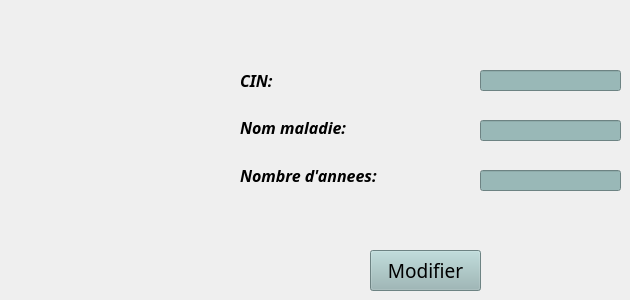
            <widget class="QWidget" name="tab_11">
             <attribute name="title">
              <string>Nombres d'années</string>
             </attribute>
             <widget class="QLineEdit" name="le_5">
              <property name="geometry">
               <rect>
                <x>480</x>
                <y>70</y>
                <width>141</width>
                <height>21</height>
               </rect>
              </property>
              <property name="styleSheet">
               <string notr="true">background-color: rgb(153, 184, 183);</string>
              </property>
             </widget>
             <widget class="QLineEdit" name="le_6">
              <property name="geometry">
               <rect>
                <x>480</x>
                <y>120</y>
                <width>141</width>
                <height>21</height>
               </rect>
              </property>
              <property name="styleSheet">
               <string notr="true">background-color: rgb(153, 184, 183);</string>
              </property>
             </widget>
             <widget class="QPushButton" name="pb_4">
              <property name="geometry">
               <rect>
                <x>370</x>
                <y>250</y>
                <width>111</width>
                <height>41</height>
               </rect>
              </property>
              <property name="font">
               <font>
                <family>Mongolian Baiti</family>
                <pointsize>14</pointsize>
                <weight>50</weight>
                <italic>false</italic>
                <bold>false</bold>
               </font>
              </property>
              <property name="styleSheet">
               <string notr="true">background-color: rgb(153, 184, 183);</string>
              </property>
              <property name="text">
               <string>Modifier</string>
              </property>
             </widget>
             <widget class="QLabel" name="lb_6">
              <property name="geometry">
               <rect>
                <x>240</x>
                <y>70</y>
                <width>131</width>
                <height>21</height>
               </rect>
              </property>
              <property name="font">
               <font>
                <family>Lucida Fax</family>
                <pointsize>12</pointsize>
                <weight>75</weight>
                <italic>true</italic>
                <bold>true</bold>
               </font>
              </property>
              <property name="text">
               <string>CIN:</string>
              </property>
             </widget>
             <widget class="QLabel" name="lb_7">
              <property name="geometry">
               <rect>
                <x>240</x>
                <y>112</y>
                <width>121</width>
                <height>31</height>
               </rect>
              </property>
              <property name="font">
               <font>
                <family>Lucida Fax</family>
                <pointsize>12</pointsize>
                <weight>75</weight>
                <italic>true</italic>
                <bold>true</bold>
               </font>
              </property>
              <property name="text">
               <string>Nom maladie:</string>
              </property>
             </widget>
             <widget class="QLabel" name="lb_8">
              <property name="geometry">
               <rect>
                <x>240</x>
                <y>160</y>
                <width>151</width>
                <height>31</height>
               </rect>
              </property>
              <property name="font">
               <font>
                <family>Lucida Fax</family>
                <pointsize>12</pointsize>
                <weight>75</weight>
                <italic>true</italic>
                <bold>true</bold>
               </font>
              </property>
              <property name="text">
               <string>Nombre d'annees:</string>
              </property>
             </widget>
             <widget class="QLineEdit" name="le_7">
              <property name="geometry">
               <rect>
                <x>480</x>
                <y>170</y>
                <width>141</width>
                <height>21</height>
               </rect>
              </property>
              <property name="styleSheet">
               <string notr="true">background-color: rgb(153, 184, 183);</string>
              </property>
             </widget>
            </widget>
